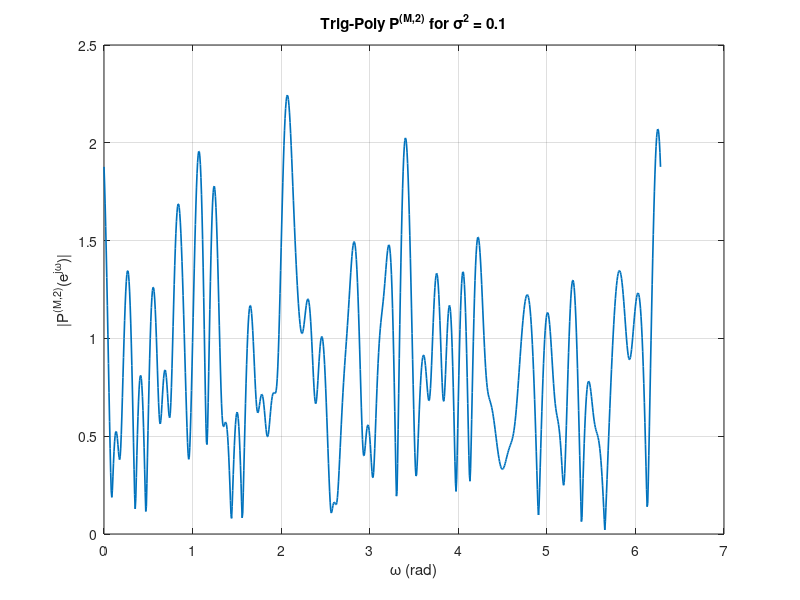
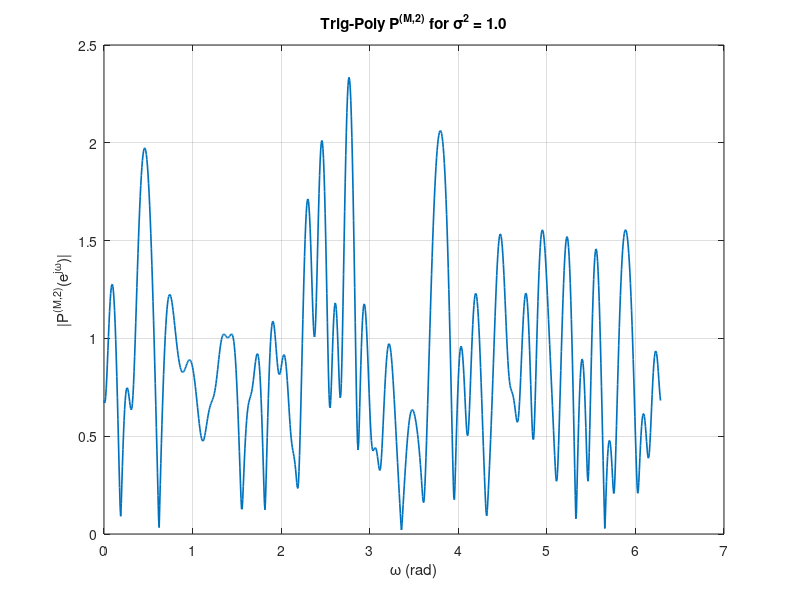

Reproduce these figures in MATLAB, in order.
clear; clc;

% Fixed parameters
N       = 100;         % number of realizations
M       = 50;          % signal length
A       = 3/sqrt(2);   % amplitude
omega0  = pi/5;        % signal frequency

% Two noise variances 
sigma2_list = [0.1, 1.0];

% Frequency grid
numFreqs = 1000;
omega    = linspace(0, 2*pi, numFreqs);

for sIdx = 1:length(sigma2_list)
    sigma2 = sigma2_list(sIdx);

    %  Generate data and estimate Rxx 
    X = zeros(N, M);
    for i = 1:N
        phi = (2*rand-1)*pi;
        n   = 0:(M-1);
        s   = A * exp(1j*(omega0*n + phi));
        w   = sqrt(sigma2/2)*(randn(1,M) + 1j*randn(1,M));
        X(i,:) = s + w;
    end
    mu_hat   = mean(X,1);
    Xc       = X - mu_hat;
    Rxx      = (Xc.' * conj(Xc)) / N;

    %  Eigen‐decompose and extract noise‐subspace 
    [V, D]   = eig(Rxx);
    [~, idx] = sort(real(diag(D)), 'descend');
    V        = V(:, idx);
    noiseVecs = V(:, 2:M);   % columns 2…M

    %  Compute trig‐polynomials P
    P = zeros(M-1, numFreqs);
    steering = exp(-1j*(0:(M-1))' * omega);   
    for mIndex = 1:(M-1)
        nm = noiseVecs(:, mIndex);            
        P(mIndex, :) = steering' * nm;        
    end

 
    figure;
    plot(omega, abs(P(1, :)), 'LineWidth', 1.2);
    grid on;
    xlabel('\omega (rad)');
    ylabel('|P^{(M,2)}(e^{j\omega})|');
    title(sprintf('Trig‑Poly P^{(M,2)} for \\sigma^2 = %.1f', sigma2));
end
